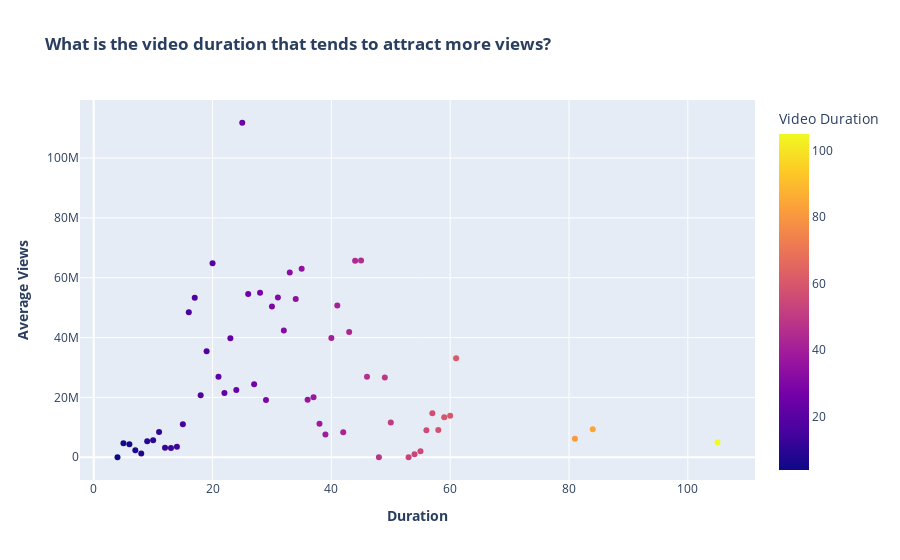

Here is the notebook cell this chart was saved with:
### Code cell
fig = px.scatter(average_views, x='duration', y='views', color='duration', labels={'duration': 'Video Duration', 'views': 'Average Views'},
                 title='<b>What is the video duration that tends to attract more views?</b>')


fig.update_layout(xaxis_title='<b>Duration</b>', yaxis_title='<b>Average Views</b>')
fig.show()

### Figure 1 — Plotly figure (JSON) as saved in the notebook; plotly's stock layout.template omitted (floating-point values rounded to 4 significant figures)
{"data": [{"hovertemplate": "Video Duration=%{marker.color}<br>Average Views=%{y}<extra></extra>", "legendgroup": "", "marker": {"color": [4, 5, 6, 7, 8, 9, 10, 11, 12, 13, 14, 15, 16, 17, 18, 19, 20, 21, 22, 23, 24, 25, 26, 27, 28, 29, 30, 31, 32, 33, 34, 35, 36, 37, 38, 39, 40, 41, 42, 43, 44, 45, 46, 48, 49, 50, 53, 54, 55, 56, 57, 58, 59, 60, 61, 81, 84, 105], "coloraxis": "coloraxis", "symbol": "circle"}, "mode": "markers", "name": "", "orientation": "v", "showlegend": false, "type": "scatter", "x": [4, 5, 6, 7, 8, 9, 10, 11, 12, 13, 14, 15, 16, 17, 18, 19, 20, 21, 22, 23, 24, 25, 26, 27, 28, 29, 30, 31, 32, 33, 34, 35, 36, 37, 38, 39, 40, 41, 42, 43, 44, 45, 46, 48, 49, 50, 53, 54, 55, 56, 57, 58, 59, 60, 61, 81, 84, 105], "xaxis": "x", "y": [1798, 4707435, 4318000.0, 2333000.0, 1224000.0, 5383000.0, 5715000.0, 8458000.0, 3172000.0, 3061000.0, 3515000.0, 11040000.0, 48437708, 53340000.0, 20751377, 35400000.0, 64870000.0, 26910000.0, 21450000.0, 39790000.0, 22490000.0, 111800000.0, 54570000.0, 24420000.0, 54950000.0, 19120000, 50410000.0, 53430000.0, 42390000.0, 61737500, 52920000.0, 62970000.0, 19200000, 20070000.0, 11230000.0, 7581000.0, 39840000.0, 50700000, 8325000, 41900000.0, 65690000.0, 65800000, 26901264, 3086, 26630000.0, 11650000, 3533, 1000000, 2036000.0, 9000000, 14700000.0, 9102436, 13333844, 13900000, 33100000, 6200000, 9400000, 5000000], "yaxis": "y"}], "layout": {"coloraxis": {"colorbar": {"title": {"text": "Video Duration"}}, "colorscale": [[0, "#0d0887"], [0.1111, "#46039f"], [0.2222, "#7201a8"], [0.3333, "#9c179e"], [0.4444, "#bd3786"], [0.5556, "#d8576b"], [0.6667, "#ed7953"], [0.7778, "#fb9f3a"], [0.8889, "#fdca26"], [1, "#f0f921"]]}, "legend": {"tracegroupgap": 0}, "title": {"text": "<b>What is the video duration that tends to attract more views?</b>"}, "xaxis": {"anchor": "y", "domain": [0, 1], "title": {"text": "<b>Duration</b>"}}, "yaxis": {"anchor": "x", "domain": [0, 1], "title": {"text": "<b>Average Views</b>"}}}}
